Frame 1 (no input): blank canvas, image omitted
Frame 60 (the mouse pressed at the canvas centre just before this capture): blank canvas, image omitted
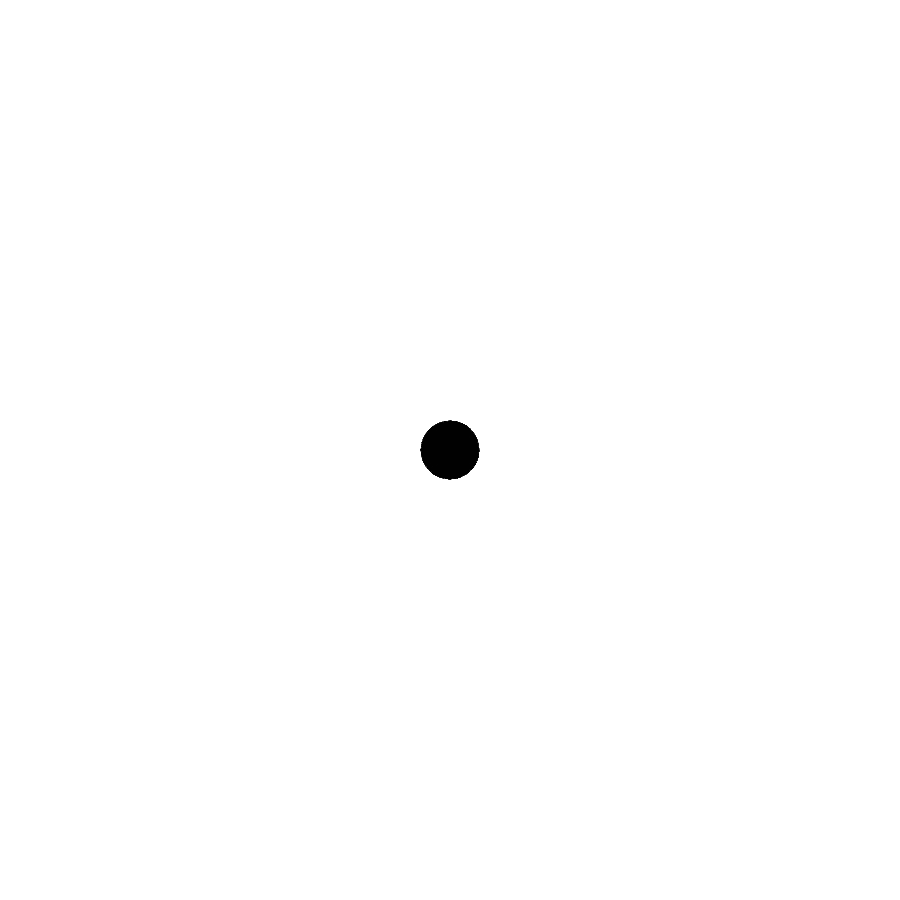
Frame 120 (the mouse held since frame 60 and released just before this capture)

The Processing sketch whose frames 1 and 60 were blank and that drew this single picture after the mouse press (run headless with seeded random() and noise(); from frame 60 on, the mouse is pressed at the canvas centre):

// Processing sketch: processing_23114
// ── processing_23114.pde


Particle[] particles4= new Particle[1000];

boolean saving = false;

float r;
float g;
float b;

void setup() {
  //size(1024, 768);
  size(900, 900);
  smooth();
  background(255);
  frameRate (30);
  
 // create particles

   for (int i = 0; i < particles4.length; i++) {
    particles4[i] = new Particle(new PVector(450, height -450), random (0,-1));
 
  }
}

void draw() {
  
  r = random (255) ;
  g = random (255) ;
  b = random (255) ;
   
      for (int i = 0; i < particles4.length; i++) {
    particles4[i].update();
    particles4[i].draw();
   }  
}

class Particle {
  PVector loc;
  PVector vel;
  PVector acc;

  PVector[] hist;
  int counter = 0;
  
  // create the particle
  Particle(PVector l, float _q) {
    float randmin = -HALF_PI;
    float randmax = 0;
    
    float r = random(0, TWO_PI);
    float x = cos(r);
    float y = sin(r);
    acc = new PVector(x / 250, y / 250);

    float q = random(_q);
    r = random(randmin, randmax);
    x = cos(r) * q;
    y = sin(r) * q;
    vel = new PVector(x, y);
    loc = l.get();    
    hist = new PVector[1000];
  }

  // update location
  void update() {
    vel.add(acc);
    loc.add(vel);
 // save location every 10 frames
    if (frameCount % 10 == 0 && counter < hist.length) {
      hist[counter] = loc.get();
      counter++;
    }
  }

  // draw particle
  void draw() {
    fill(r, g, b);
   // drawArrowHead(vel,loc,10);
    fill(r, g, b);
    // draw history path
    stroke(0, 100);
    beginShape();
    for (int i=0; i < counter; i++) {
      vertex(hist[i].x,hist[i].y);
    }
    if (counter > 0) vertex(loc.x, loc.y);
    endShape();
  }
  
  
   void drawArrowHead(PVector v, PVector loc, float scale) {
    pushMatrix();
    float arrowsize = 4;
    // Translate to location to render vector
    translate(loc.x, loc.y);
    
    // rotate to heading
    rotate(v.heading2D());

    // Calculate length of vector & scale it to be bigger or smaller if necessary
    float len = v.mag()*scale;
    arrowsize = map(len, 0, 10, 0, 1) * arrowsize;

    // Draw point
    stroke(0, 100);
    fill(0, 100);
    line(0,0,len-arrowsize,0);
    noStroke();
    beginShape();
    vertex(len,0);
    vertex(len-arrowsize,+arrowsize/2);
    vertex(len-arrowsize,-arrowsize/2);
    endShape(CLOSE);
    popMatrix();
    
      translate(width/2, height/2);
rotate(PI/3.0);
  }
}
